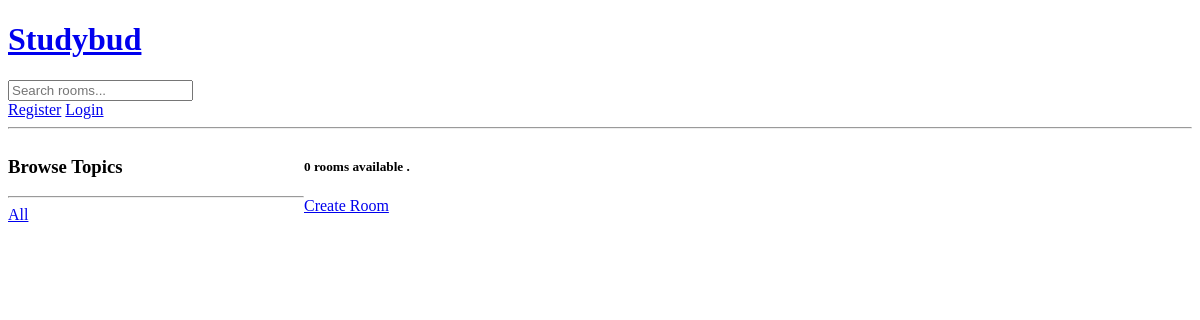
Before: /?query=PySpark with the older database file.
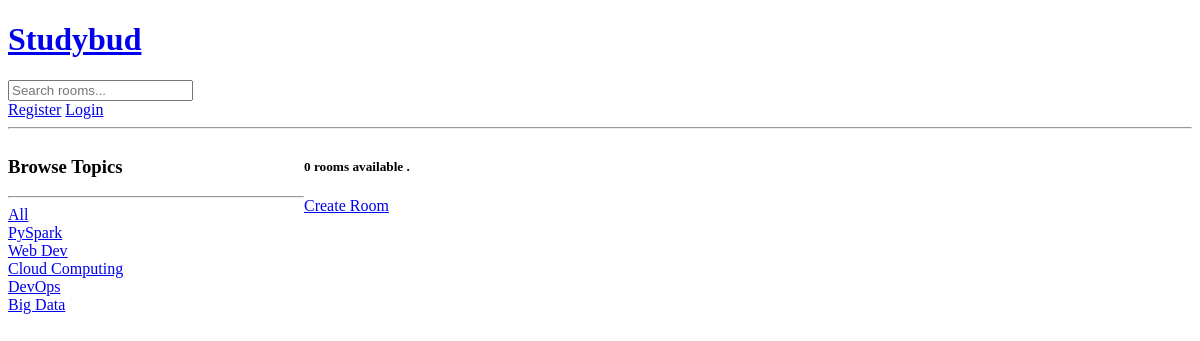
After: the same page with the newer database file.
### base/models.py (models this page shows, shortened)
class Topic ( models.Model ) :
    name = models.CharField( max_length = 50 )

### base/views.py (the view)
def home ( request ) :
    topics = Topic.objects.all ()
    query = ''
    if request.GET.get( 'query' ) is not None :
        query = request.GET.get( 'query' )
    rooms = Room.objects.filter (
        Q ( topic__name__icontains = query ) |
        Q ( name__icontains = query ) |
        Q ( host__username__icontains = query )
     )
    rooms_count = rooms.count ()
    context = { "rooms" : rooms , "rooms_count" : rooms_count ,  "topics" : topics }
    return render ( request , "base/home.html" , context )

### base/templates/base/home.html (shortened to what this page needs)
{% extends 'main.html' %}
{% block body %}
    <div class="home-container">
        <div>
            <h3>
                Browse Topics
            </h3>
            <hr>
            <div>
                <a href="{% url 'home' %}">All</a>
            </div>
            {% for topic in topics %}
                <div>
                    <a href="{% url 'home' %}?query={{ topic.name }}">
                        {{ topic.name }}
                    </a>
                </div>
            {% endfor %}
        </div>
        <div>
            <h5>{{ rooms_count }} rooms available .</h5>
            <a  href="{% url 'create_room' %}">Create Room</a>
        </div>
    </div>
{% endblock body %}

Changed rows visible on the page:
added Topic: name "PySpark"
added Topic: name "Web Dev"
added Topic: name "Cloud Computing"
added Topic: name "DevOps"
added Topic: name "Big Data"
